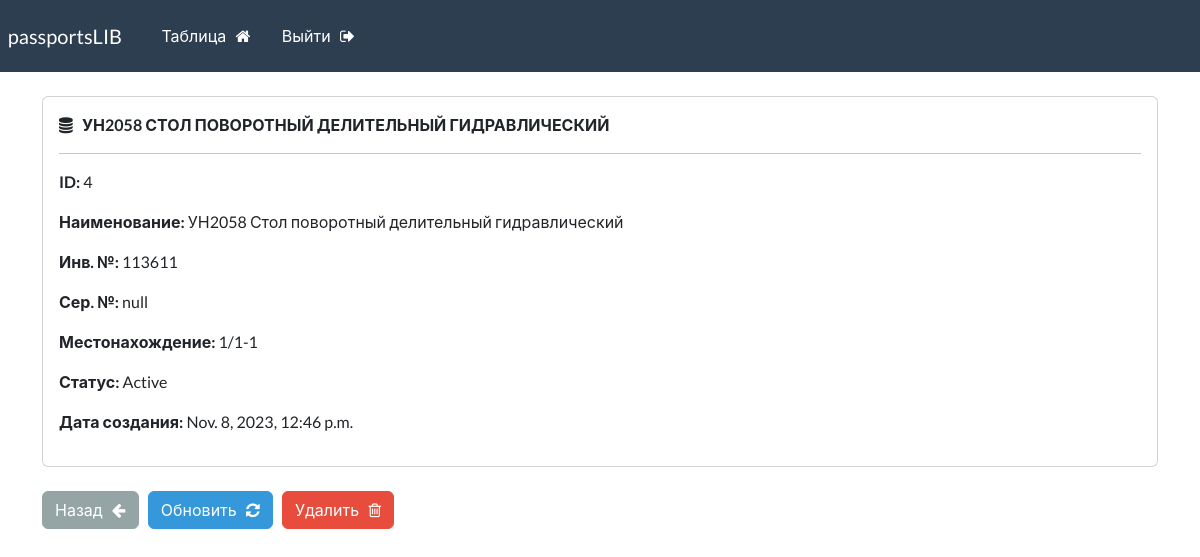
The app's page /record/4 (signed in) with its own data.
### webapp/models.py (models this page shows, shortened)
class Record(models.Model):
    creation_date = models.DateTimeField(auto_now_add=True)
    first_name = models.CharField(max_length=100)
    inv_num = models.CharField(max_length=50)
    ser_num = models.CharField(max_length=50)
    place_pass = models.CharField(max_length=50)
    status_pass = models.CharField(max_length=50)

### webapp/views.py (the view)
# urls.py: path('record/<int:pk>', views.singular_record, name="record"),
@login_required(login_url='my-login')
def singular_record(request, pk):
    all_records = Record.objects.get(id=pk)
    context = {'record': all_records}
    return render(request, 'webapp/view-record.html', context=context)

### webapp/templates/webapp/view-record.html (shortened to what this page needs)
{% extends 'webapp/base.html' %}
{% block content %}
    <div class="card">
        <div class="card-body">
            <i class="fa fa-database" aria-hidden="true"></i> &nbsp;
            <strong>
            {{record.first_name|upper}}
            </strong>
            <hr>
            <p><strong>ID: </strong> {{record.id}} </p>
            <p><strong>Наименование: </strong> {{record.first_name}} </p>
            <p><strong>Инв. №: </strong> {{record.inv_num}} </p>
            <p><strong>Сер. №: </strong> {{record.ser_num}} </p>
            <p><strong>Местонахождение: </strong> {{record.place_pass}} </p>
            <p><strong>Статус: </strong> {{record.status_pass}} </p>
            <p><strong>Дата создания: </strong> {{record.creation_date}} </p>
        </div>
    </div>
    <br>
    <a href="{% url 'dashboard' %}" class="btn btn-secondary">
        Назад &nbsp; <i class="fa fa-arrow-left" aria-hidden="true"></i>
    </a>
    <a href="{% url 'update-record' record.id %}" class="btn btn-info">
        Обновить &nbsp; <i class="fa fa-refresh" aria-hidden="true"></i>
    </a>
    <a href="{% url 'delete-record' record.id %}" class="btn btn-danger">
        Удалить &nbsp; <i class="fa fa-trash-o" aria-hidden="true"></i>
    </a>
{% endblock %}

### records on screen
Record: first_name "УН2058 СТОЛ ПОВОРОТНЫЙ ДЕЛИТЕЛЬНЫЙ ГИДРАВЛИЧЕСКИЙ", id "4", first_name "УН2058 Стол поворотный делительный гидравлический", inv_num "113611", ser_num "null", place_pass "1/1-1", status_pass "Active", creation_date "Nov. 8, 2023, 12:46 p.m."
